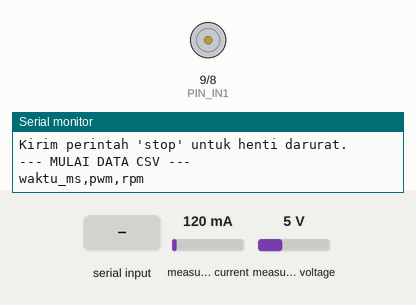
The sketch below on a simulated Arduino Uno, built with avr-gcc and run on an emulated ATmega328P. On the bench: motor-driver pin pairs drawn as motors (green arrow = first pin HIGH = forward, orange = second pin HIGH = backward, longer = more drive, scaled by the enable pin), the last lines printed to the serial monitor. Wiring (inferred from the names in the program): INA219 current sensor at I2C address 0x40. The inputs (shaded band) are chosen by the test bench; at power-on: measured current 120 mA, measured voltage 5 V.

Above: at 1.2 s.
1.3 s: "uji=\n" received over Serial
2.8 s: "uji=90\n" received over Serial
At 3.1 s:
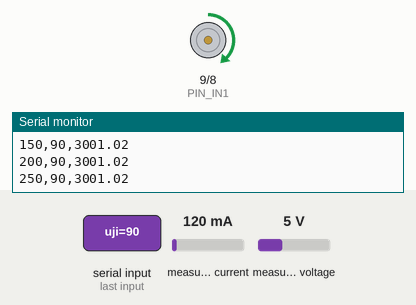
Timing chart, 0 to 9.3 s (numbered marks = the images above; inputs shaded):
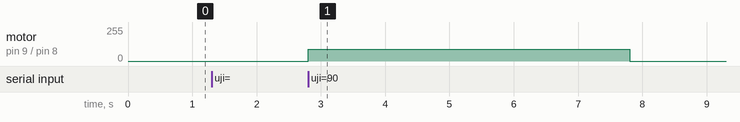

Measured:
- after the input at 2.8 s, motor on pin 9 (PIN_IN1) / pin 8 (PIN_IN2): stopped → forward 90/255 at once, → stopped 5.0 s later

The sketch:

SKTS_03_Open_Loop_Step_Response.ino
```cpp
// Program 03 - Program ini khusus merekam Kurva Reaksi Sistem (Open-Loop Step Response)
// Data tercetak dalam format CSV (waktu_ms,pwm,rpm) setiap 10ms.
// Data ini diolah untuk menentukan nilai kP kI kD yg optimal terhadap respon motor
#include <Wire.h>
#include <Adafruit_INA219.h>
Adafruit_INA219 ina219;

// Konfigurasi Pin Perangkat Keras
const int PIN_ENA = 10;
const int PIN_IN1 = 9;
const int PIN_IN2 = 8;

// Parameter Motor Tereduksi (Ganti Ke setelah kalibrasi)
const float SET_PWM = 200;          // ubah nilai ke PWM yg ditentukan. (0-255)
const float R_MOTOR = 12.53;        // ohm (Hasil pengukuran rerata DCR)
const float Ke_MOTOR = 0.00129;     // Vemf / RPM (Hasil hitung Ke)

// --- FUNGSI Kalibrasi Data - sesuaikan dari program 01 --- //
// Masukkan hasil rumus kalibrasi sensor dengan pembanding multimeter.
// Menggunakan regresi linear tanpa intersep (C=0) untuk menjaga titik nol pembacaan tetap nol.
float kalibrasiV(float rawV) {
  return rawV * 1.0281;
}

float kalibrasiI(float rawI) {
  return rawI * 0.8441;
}

// --- Variabel Hasil Pembacaan ---
float tegangan_V = 0;
float arus_mA = 0;

// Variabel Sistem Pengujian dan pewaktu
bool modeUji = false;
unsigned long waktuMulaiUji = 0;
unsigned long waktuSampelTerakhir = 0;
int pwmUji = 0;
const unsigned long INTERVAL_SAMPEL = 50;   // Sampel 50ms
const unsigned long BATAS_WAKTU = 5000;     // Henti otomatis 5 detik

// Fungsi menjalankan motor berdasarkan nilai PWM
void jalankanMotor(int nilaiPWM) {
  // Batasi sinyal kontrol ke pwm 8-bit
  nilaiPWM = constrain(nilaiPWM, 0, 255);
  digitalWrite(PIN_IN1, HIGH);
  digitalWrite(PIN_IN2, LOW);
  analogWrite(PIN_ENA, nilaiPWM);
}

// Mengubah register internal INA219 untuk mengaktifkan 128x sampel hardware averaging.
// Waktu konversi internal ~68ms Menghasilkan data sensor yg stabil murni.
// Config 0x07FF datasheet register bisa dibaca di halaman 19-20
// https://www.alldatasheet.net/html-pdf/2192938/TI2/INA219/1353/20/INA219.html
// Set resolusi sensor INA219 ke tingkat tertinggi, pilihan : 32V_2A, 32V_1A, 16V_400mA
void setHardwareAveragingMaksimal() {
  ina219.setCalibration_16V_400mA();
  Wire.beginTransmission(0x40);         // Alamat I2C INA219
  Wire.write(0x00);                     // Register 0x00 adalah register config
  Wire.write(0x07);                     // Config LSB
  Wire.write(0xFF);                     // Config MSB
  Wire.endTransmission();               // Tutup komunikasi
}

void setup() {
  Serial.begin(115200);
  while (!Serial) { delay(1); }  // Menunggu Serial Monitor siap.

  if (!ina219.begin()) {
    Serial.println("Error: INA219 tidak terdeteksi.\nPeriksa koneksi kabel I2C.");
    delay(1000);
    asm volatile ("jmp 0");  //--- Kode untuk reset system, jump pointer ke baris 0
  }
  setHardwareAveragingMaksimal();

  pinMode(PIN_IN1, OUTPUT);
  pinMode(PIN_IN2, OUTPUT);
  pinMode(PIN_ENA, OUTPUT);

  Serial.println("Sistem Siap.");
  Serial.println("Kirim perintah 'uji=200' untuk mulai pengujian step respons.");
  Serial.println("Kirim perintah 'stop' untuk henti darurat.");
  Serial.println("--- MULAI DATA CSV ---");
  Serial.println("waktu_ms,pwm,rpm");
}

void loop() {
  // Pembacaan Perintah Serial
  if (Serial.available() > 0) {
    String perintah = Serial.readStringUntil('\n');
    perintah.trim();
    perintah.toLowerCase();

    if (perintah.startsWith("uji=")) {
      pwmUji = perintah.substring(4).toInt();
      modeUji = true;
      waktuMulaiUji = millis();
      waktuSampelTerakhir = millis();
      jalankanMotor(pwmUji);
    } else if (perintah == "stop") {
      modeUji = false;
      jalankanMotor(0);
      Serial.println("Uji dihentikan manual.");
    }
  }

  // Mode Pengambilan Data Eksekusi Diskrit
  if (modeUji == true) {
    unsigned long waktuSekarang = millis();
    unsigned long waktuBerjalan = waktuSekarang - waktuMulaiUji;

    // Keamanan: Hentikan motor setelah 5 detik
    if (waktuBerjalan > BATAS_WAKTU) {
      modeUji = false;
      jalankanMotor(0);
      Serial.println("--- SELESAI ---");
      return;
    }

    // Pencetakan Data 50ms
    if (waktuSekarang - waktuSampelTerakhir >= INTERVAL_SAMPEL) {
      waktuSampelTerakhir = waktuSekarang;

      // Akuisisi data mentah dari sensor dan terapkan faktor kalibrasi
      tegangan_V = kalibrasiV(ina219.getBusVoltage_V());
      arus_mA = kalibrasiI(ina219.getCurrent_mA());
      float arus_Amper = arus_mA / 1000.0;

      // Kalkulasi RPM dengan estimasi Sensorless
      float teganganEMF = tegangan_V - (arus_Amper * R_MOTOR);
      float estimasiRPM = teganganEMF / Ke_MOTOR;

      if (estimasiRPM < 0) estimasiRPM = 0;

      // Cetak format CSV standar
      Serial.print(waktuBerjalan);
      Serial.print(",");
      Serial.print(pwmUji);
      Serial.print(",");
      Serial.println(estimasiRPM);
    }
  }
}
```
